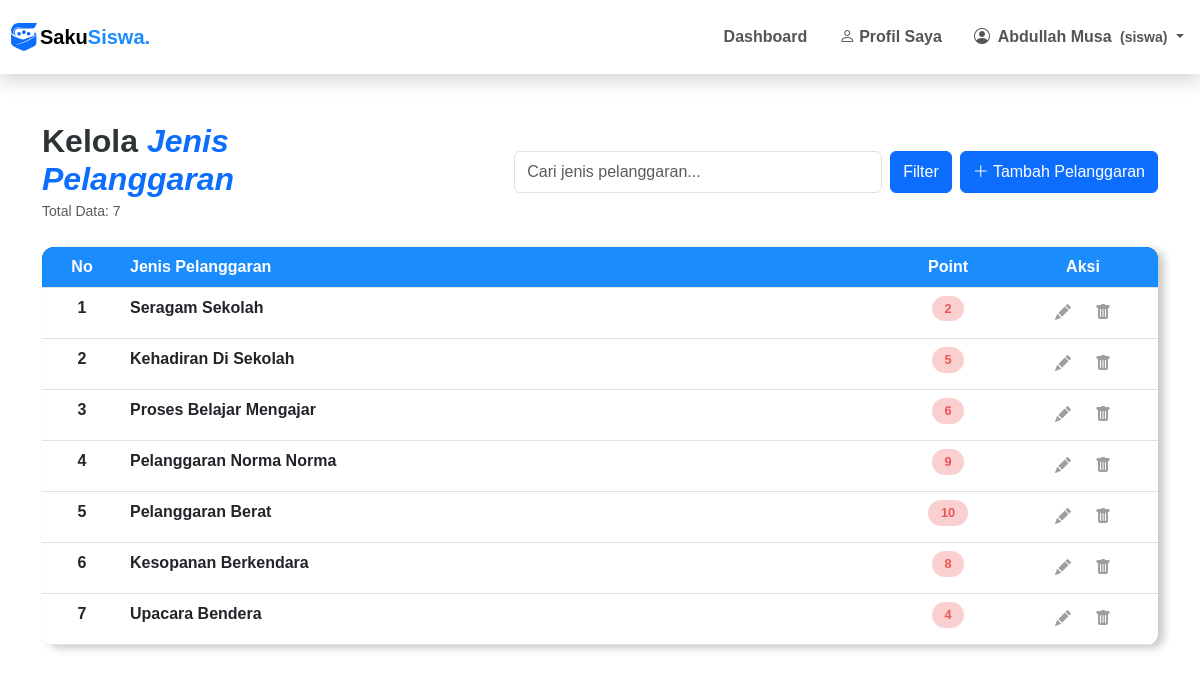
Before: /pages/pelanggaran/list.php (signed in) with the older database file.
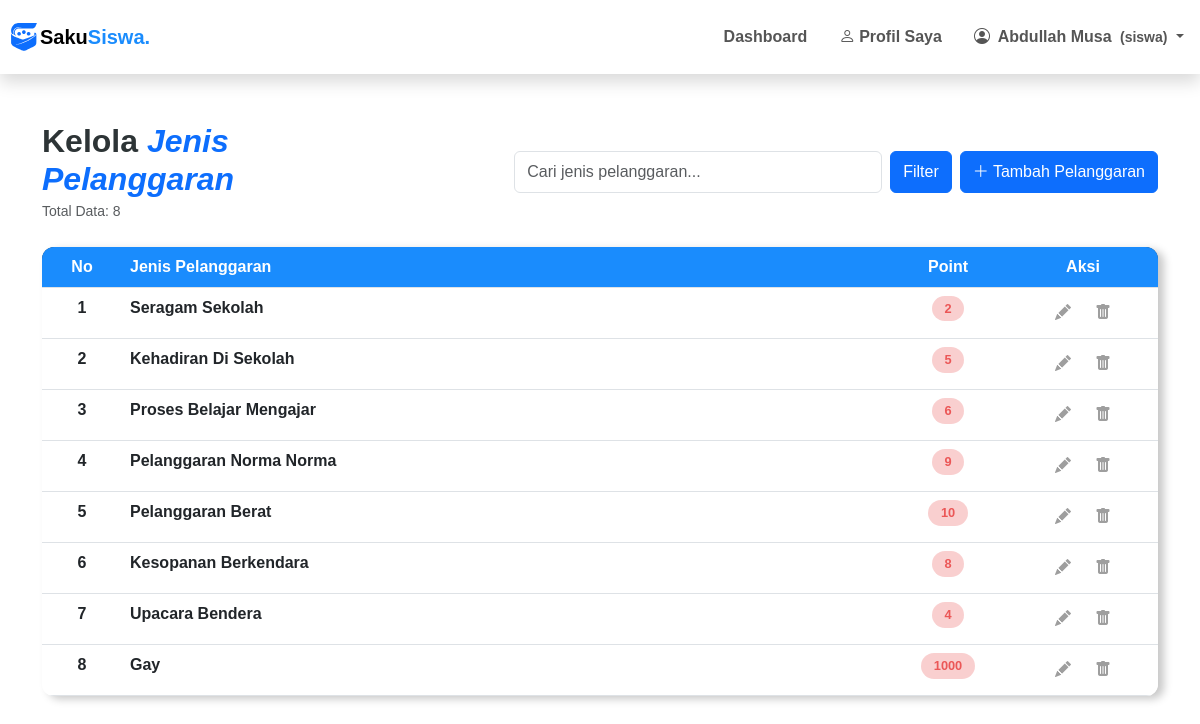
After: the same page with the newer database file.
### tables this page shows
CREATE TABLE `jenis_pelanggaran` (
  `id_jenis_pelanggaran` int NOT NULL,
  `jenis` varchar(50) DEFAULT NULL,
  `poin` int DEFAULT NULL
);

### pages/pelanggaran/list.php (the view, shortened to what this page needs)
<?php
include ROOTPATH . "/config/config.php";
include ROOTPATH . "/includes/header.php";
$result = mysqli_query($conn, "SELECT * FROM jenis_pelanggaran ORDER BY id_jenis_pelanggaran");
$total_pelanggaran = mysqli_num_rows($result);
?>
<div class="container py-5">
    <div class="row align-items-center mb-4">
        <div class="col-md-4">
            <h2 class="main-title mb-0" style="color: #2d3436; font-weight: 700;">
                Kelola <span class="text-primary fst-italic">Jenis Pelanggaran</span>
            </h2>
            <small class="text-muted">Total Data: <?php echo $total_pelanggaran ?></small>
        </div>
        <div class="col-md-8">
            <form action="" method="POST" class="d-flex justify-content-md-end gap-2">
                <input type="text" class="form-control w-50" placeholder="Cari jenis pelanggaran..." name="nama">
                <button type="submit" class="btn btn-primary">
                    Filter
                </button>
                <a href="add.php" class="btn btn-primary py-2">
                    <i class="bi bi-plus-lg"></i> Tambah Pelanggaran
                </a>
            </form>
        </div>
    </div>
    <div class="table-container" style="max-height: 500px; overflow-y: auto;">
        <table class="table table-hover mb-0">
            <thead class="table-dark-custom">
                <tr>
                    <th class="text-center" style="width: 80px;">No</th>
                    <th>Jenis Pelanggaran</th>
                    <th class="text-center" style="width: 120px;">Point</th>
                    <th class="text-center" style="width: 150px;">Aksi</th>
                </tr>
            </thead>
            <tbody>
                <?php
                $no = 1;
                while ($row = mysqli_fetch_assoc($result)):
                    ?>
                    <tr>
                        <td class="text-center fw-semibold"><?= $no++ ?></td>
                        <td class="fw-semibold"><?= htmlspecialchars($row['jenis']) ?></td>
                        <td class="text-center">
                            <span class="poin-badge-detail"><?= $row['poin'] ?></span>
                        </td>
                        <td class="text-center d-flex justify-content-center gap-1 px-0">
                            <a class="btn-action btn-edit" href="edit.php?id=<?= $row['id_jenis_pelanggaran'] ?>"
                                title="Edit">
                                <i class="bi bi-pencil-fill"></i>
                            </a>
                            <form action="/SistemPoin/process/pelanggaran_process.php" method="post"
                                onsubmit="return confirm('Ingin Menghapus data <?= $row['jenis'] ?>?')">
                                <button class="btn-action btn-delete" title="Hapus" type="submit">
                                    <i class="bi bi-trash-fill"></i>
                                </button>
                            </form>
                        </td>
                    </tr>
                <?php endwhile; ?>
            </tbody>
        </table>
    </div>
</div>
<?php include '../../includes/footer.php'; ?>

Changed rows visible on the page:
added jenis_pelanggaran: jenis "Gay", poin "1000"
Other visible differences:
$total_pelanggaran: "7" → "8"
